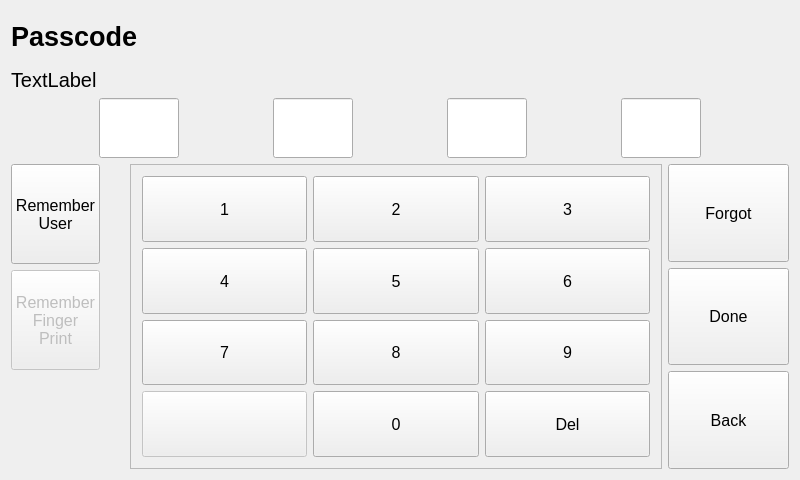
<?xml version="1.0" encoding="UTF-8"?>
<ui version="4.0">
 <class>passCode</class>
 <widget class="QWidget" name="passCode">
  <property name="geometry">
   <rect>
    <x>0</x>
    <y>0</y>
    <width>800</width>
    <height>480</height>
   </rect>
  </property>
  <property name="windowTitle">
   <string>passCode</string>
  </property>
  <layout class="QGridLayout" name="gridLayout">
   <item row="1" column="0" colspan="2">
    <layout class="QVBoxLayout" name="verticalLayout_3">
     <property name="leftMargin">
      <number>0</number>
     </property>
     <item>
      <widget class="QPushButton" name="btn_remUser">
       <property name="minimumSize">
        <size>
         <width>0</width>
         <height>100</height>
        </size>
       </property>
       <property name="font">
        <font>
         <family>Arial</family>
         <pointsize>12</pointsize>
        </font>
       </property>
       <property name="text">
        <string>Remember
User</string>
       </property>
       <property name="checkable">
        <bool>true</bool>
       </property>
      </widget>
     </item>
     <item>
      <widget class="QPushButton" name="btn_remFingerPrint">
       <property name="enabled">
        <bool>false</bool>
       </property>
       <property name="minimumSize">
        <size>
         <width>0</width>
         <height>100</height>
        </size>
       </property>
       <property name="font">
        <font>
         <family>Arial</family>
         <pointsize>12</pointsize>
        </font>
       </property>
       <property name="text">
        <string>Remember
Finger
Print</string>
       </property>
       <property name="checkable">
        <bool>true</bool>
       </property>
      </widget>
     </item>
     <item>
      <spacer name="verticalSpacer">
       <property name="orientation">
        <enum>Qt::Vertical</enum>
       </property>
       <property name="sizeHint" stdset="0">
        <size>
         <width>20</width>
         <height>40</height>
        </size>
       </property>
      </spacer>
     </item>
    </layout>
   </item>
   <item row="0" column="0" colspan="7">
    <layout class="QVBoxLayout" name="verticalLayout">
     <item>
      <widget class="QLabel" name="lbl_title">
       <property name="minimumSize">
        <size>
         <width>201</width>
         <height>51</height>
        </size>
       </property>
       <property name="font">
        <font>
         <family>Arial</family>
         <pointsize>20</pointsize>
         <weight>75</weight>
         <bold>true</bold>
        </font>
       </property>
       <property name="text">
        <string>Passcode</string>
       </property>
      </widget>
     </item>
     <item>
      <widget class="QLabel" name="lbl_info">
       <property name="font">
        <font>
         <family>Arial</family>
         <pointsize>15</pointsize>
        </font>
       </property>
       <property name="text">
        <string>TextLabel</string>
       </property>
      </widget>
     </item>
     <item>
      <layout class="QHBoxLayout" name="horizontalLayout">
       <item>
        <spacer name="horizontalSpacer_2">
         <property name="minimumSize">
          <size>
           <width>43</width>
           <height>23</height>
          </size>
         </property>
         <property name="orientation">
          <enum>Qt::Horizontal</enum>
         </property>
         <property name="sizeHint" stdset="0">
          <size>
           <width>40</width>
           <height>20</height>
          </size>
         </property>
        </spacer>
       </item>
       <item>
        <widget class="QLineEdit" name="lineEdit_1">
         <property name="sizePolicy">
          <sizepolicy hsizetype="Minimum" vsizetype="Minimum">
           <horstretch>0</horstretch>
           <verstretch>0</verstretch>
          </sizepolicy>
         </property>
         <property name="minimumSize">
          <size>
           <width>60</width>
           <height>60</height>
          </size>
         </property>
         <property name="maximumSize">
          <size>
           <width>80</width>
           <height>75</height>
          </size>
         </property>
         <property name="font">
          <font>
           <family>Arial</family>
           <pointsize>20</pointsize>
           <weight>75</weight>
           <bold>true</bold>
          </font>
         </property>
         <property name="alignment">
          <set>Qt::AlignCenter</set>
         </property>
        </widget>
       </item>
       <item>
        <spacer name="horizontalSpacer_3">
         <property name="minimumSize">
          <size>
           <width>43</width>
           <height>23</height>
          </size>
         </property>
         <property name="orientation">
          <enum>Qt::Horizontal</enum>
         </property>
         <property name="sizeHint" stdset="0">
          <size>
           <width>40</width>
           <height>20</height>
          </size>
         </property>
        </spacer>
       </item>
       <item>
        <widget class="QLineEdit" name="lineEdit_2">
         <property name="sizePolicy">
          <sizepolicy hsizetype="Minimum" vsizetype="Minimum">
           <horstretch>0</horstretch>
           <verstretch>0</verstretch>
          </sizepolicy>
         </property>
         <property name="minimumSize">
          <size>
           <width>60</width>
           <height>60</height>
          </size>
         </property>
         <property name="maximumSize">
          <size>
           <width>80</width>
           <height>75</height>
          </size>
         </property>
         <property name="font">
          <font>
           <family>Arial</family>
           <pointsize>20</pointsize>
           <weight>75</weight>
           <bold>true</bold>
          </font>
         </property>
         <property name="alignment">
          <set>Qt::AlignCenter</set>
         </property>
        </widget>
       </item>
       <item>
        <spacer name="horizontalSpacer_7">
         <property name="minimumSize">
          <size>
           <width>43</width>
           <height>23</height>
          </size>
         </property>
         <property name="orientation">
          <enum>Qt::Horizontal</enum>
         </property>
         <property name="sizeHint" stdset="0">
          <size>
           <width>40</width>
           <height>20</height>
          </size>
         </property>
        </spacer>
       </item>
       <item>
        <widget class="QLineEdit" name="lineEdit_3">
         <property name="sizePolicy">
          <sizepolicy hsizetype="Minimum" vsizetype="Minimum">
           <horstretch>0</horstretch>
           <verstretch>0</verstretch>
          </sizepolicy>
         </property>
         <property name="minimumSize">
          <size>
           <width>60</width>
           <height>60</height>
          </size>
         </property>
         <property name="maximumSize">
          <size>
           <width>80</width>
           <height>75</height>
          </size>
         </property>
         <property name="font">
          <font>
           <family>Arial</family>
           <pointsize>20</pointsize>
           <weight>75</weight>
           <bold>true</bold>
          </font>
         </property>
         <property name="alignment">
          <set>Qt::AlignCenter</set>
         </property>
        </widget>
       </item>
       <item>
        <spacer name="horizontalSpacer_8">
         <property name="minimumSize">
          <size>
           <width>43</width>
           <height>23</height>
          </size>
         </property>
         <property name="orientation">
          <enum>Qt::Horizontal</enum>
         </property>
         <property name="sizeHint" stdset="0">
          <size>
           <width>40</width>
           <height>20</height>
          </size>
         </property>
        </spacer>
       </item>
       <item>
        <widget class="QLineEdit" name="lineEdit_4">
         <property name="sizePolicy">
          <sizepolicy hsizetype="Minimum" vsizetype="Minimum">
           <horstretch>0</horstretch>
           <verstretch>0</verstretch>
          </sizepolicy>
         </property>
         <property name="minimumSize">
          <size>
           <width>60</width>
           <height>60</height>
          </size>
         </property>
         <property name="maximumSize">
          <size>
           <width>80</width>
           <height>75</height>
          </size>
         </property>
         <property name="font">
          <font>
           <family>Arial</family>
           <pointsize>20</pointsize>
           <weight>75</weight>
           <bold>true</bold>
          </font>
         </property>
         <property name="alignment">
          <set>Qt::AlignCenter</set>
         </property>
        </widget>
       </item>
       <item>
        <spacer name="horizontalSpacer_9">
         <property name="minimumSize">
          <size>
           <width>43</width>
           <height>23</height>
          </size>
         </property>
         <property name="orientation">
          <enum>Qt::Horizontal</enum>
         </property>
         <property name="sizeHint" stdset="0">
          <size>
           <width>40</width>
           <height>20</height>
          </size>
         </property>
        </spacer>
       </item>
      </layout>
     </item>
    </layout>
   </item>
   <item row="1" column="6">
    <layout class="QHBoxLayout" name="horizontalLayout_2">
     <item>
      <widget class="QFrame" name="frame">
       <property name="sizePolicy">
        <sizepolicy hsizetype="Expanding" vsizetype="Expanding">
         <horstretch>0</horstretch>
         <verstretch>0</verstretch>
        </sizepolicy>
       </property>
       <property name="font">
        <font>
         <family>Helvetica Neue</family>
         <pointsize>16</pointsize>
        </font>
       </property>
       <property name="frameShape">
        <enum>QFrame::StyledPanel</enum>
       </property>
       <property name="frameShadow">
        <enum>QFrame::Raised</enum>
       </property>
       <layout class="QGridLayout" name="gridLayout_2">
        <item row="1" column="0">
         <widget class="QPushButton" name="btn_4">
          <property name="sizePolicy">
           <sizepolicy hsizetype="Minimum" vsizetype="Preferred">
            <horstretch>0</horstretch>
            <verstretch>0</verstretch>
           </sizepolicy>
          </property>
          <property name="font">
           <font>
            <family>Arial</family>
            <pointsize>12</pointsize>
           </font>
          </property>
          <property name="text">
           <string>4</string>
          </property>
         </widget>
        </item>
        <item row="3" column="1">
         <widget class="QPushButton" name="btn_0">
          <property name="sizePolicy">
           <sizepolicy hsizetype="Minimum" vsizetype="Preferred">
            <horstretch>0</horstretch>
            <verstretch>0</verstretch>
           </sizepolicy>
          </property>
          <property name="font">
           <font>
            <family>Arial</family>
            <pointsize>12</pointsize>
           </font>
          </property>
          <property name="text">
           <string>0</string>
          </property>
         </widget>
        </item>
        <item row="3" column="2">
         <widget class="QPushButton" name="btn_del">
          <property name="sizePolicy">
           <sizepolicy hsizetype="Minimum" vsizetype="Preferred">
            <horstretch>0</horstretch>
            <verstretch>0</verstretch>
           </sizepolicy>
          </property>
          <property name="font">
           <font>
            <family>Arial</family>
            <pointsize>12</pointsize>
           </font>
          </property>
          <property name="text">
           <string>Del</string>
          </property>
         </widget>
        </item>
        <item row="2" column="1">
         <widget class="QPushButton" name="btn_8">
          <property name="sizePolicy">
           <sizepolicy hsizetype="Minimum" vsizetype="Preferred">
            <horstretch>0</horstretch>
            <verstretch>0</verstretch>
           </sizepolicy>
          </property>
          <property name="font">
           <font>
            <family>Arial</family>
            <pointsize>12</pointsize>
           </font>
          </property>
          <property name="text">
           <string>8</string>
          </property>
         </widget>
        </item>
        <item row="2" column="2">
         <widget class="QPushButton" name="btn_9">
          <property name="sizePolicy">
           <sizepolicy hsizetype="Minimum" vsizetype="Preferred">
            <horstretch>0</horstretch>
            <verstretch>0</verstretch>
           </sizepolicy>
          </property>
          <property name="font">
           <font>
            <family>Arial</family>
            <pointsize>12</pointsize>
           </font>
          </property>
          <property name="text">
           <string>9</string>
          </property>
         </widget>
        </item>
        <item row="0" column="1">
         <widget class="QPushButton" name="btn_2">
          <property name="sizePolicy">
           <sizepolicy hsizetype="Minimum" vsizetype="Preferred">
            <horstretch>0</horstretch>
            <verstretch>0</verstretch>
           </sizepolicy>
          </property>
          <property name="font">
           <font>
            <family>Arial</family>
            <pointsize>12</pointsize>
           </font>
          </property>
          <property name="text">
           <string>2</string>
          </property>
         </widget>
        </item>
        <item row="1" column="2">
         <widget class="QPushButton" name="btn_6">
          <property name="sizePolicy">
           <sizepolicy hsizetype="Minimum" vsizetype="Preferred">
            <horstretch>0</horstretch>
            <verstretch>0</verstretch>
           </sizepolicy>
          </property>
          <property name="font">
           <font>
            <family>Arial</family>
            <pointsize>12</pointsize>
           </font>
          </property>
          <property name="text">
           <string>6</string>
          </property>
         </widget>
        </item>
        <item row="2" column="0">
         <widget class="QPushButton" name="btn_7">
          <property name="sizePolicy">
           <sizepolicy hsizetype="Minimum" vsizetype="Preferred">
            <horstretch>0</horstretch>
            <verstretch>0</verstretch>
           </sizepolicy>
          </property>
          <property name="font">
           <font>
            <family>Arial</family>
            <pointsize>12</pointsize>
           </font>
          </property>
          <property name="text">
           <string>7</string>
          </property>
         </widget>
        </item>
        <item row="0" column="2">
         <widget class="QPushButton" name="btn_3">
          <property name="sizePolicy">
           <sizepolicy hsizetype="Minimum" vsizetype="Preferred">
            <horstretch>0</horstretch>
            <verstretch>0</verstretch>
           </sizepolicy>
          </property>
          <property name="font">
           <font>
            <family>Arial</family>
            <pointsize>12</pointsize>
           </font>
          </property>
          <property name="text">
           <string>3</string>
          </property>
         </widget>
        </item>
        <item row="1" column="1">
         <widget class="QPushButton" name="btn_5">
          <property name="sizePolicy">
           <sizepolicy hsizetype="Minimum" vsizetype="Preferred">
            <horstretch>0</horstretch>
            <verstretch>0</verstretch>
           </sizepolicy>
          </property>
          <property name="font">
           <font>
            <family>Arial</family>
            <pointsize>12</pointsize>
           </font>
          </property>
          <property name="text">
           <string>5</string>
          </property>
         </widget>
        </item>
        <item row="0" column="0">
         <widget class="QPushButton" name="btn_1">
          <property name="sizePolicy">
           <sizepolicy hsizetype="Minimum" vsizetype="Preferred">
            <horstretch>0</horstretch>
            <verstretch>0</verstretch>
           </sizepolicy>
          </property>
          <property name="font">
           <font>
            <family>Arial</family>
            <pointsize>12</pointsize>
           </font>
          </property>
          <property name="text">
           <string>1</string>
          </property>
         </widget>
        </item>
        <item row="3" column="0">
         <widget class="QPushButton" name="btn_blank">
          <property name="enabled">
           <bool>false</bool>
          </property>
          <property name="sizePolicy">
           <sizepolicy hsizetype="Minimum" vsizetype="Preferred">
            <horstretch>0</horstretch>
            <verstretch>0</verstretch>
           </sizepolicy>
          </property>
          <property name="font">
           <font>
            <family>Arial</family>
            <pointsize>12</pointsize>
           </font>
          </property>
          <property name="text">
           <string/>
          </property>
         </widget>
        </item>
       </layout>
      </widget>
     </item>
     <item>
      <layout class="QVBoxLayout" name="verticalLayout_2">
       <item>
        <widget class="QPushButton" name="btn_forgot">
         <property name="sizePolicy">
          <sizepolicy hsizetype="Minimum" vsizetype="Preferred">
           <horstretch>0</horstretch>
           <verstretch>0</verstretch>
          </sizepolicy>
         </property>
         <property name="minimumSize">
          <size>
           <width>121</width>
           <height>0</height>
          </size>
         </property>
         <property name="font">
          <font>
           <family>Arial</family>
           <pointsize>12</pointsize>
          </font>
         </property>
         <property name="text">
          <string>Forgot</string>
         </property>
        </widget>
       </item>
       <item>
        <widget class="QPushButton" name="btn_done">
         <property name="sizePolicy">
          <sizepolicy hsizetype="Minimum" vsizetype="Preferred">
           <horstretch>0</horstretch>
           <verstretch>0</verstretch>
          </sizepolicy>
         </property>
         <property name="minimumSize">
          <size>
           <width>121</width>
           <height>0</height>
          </size>
         </property>
         <property name="font">
          <font>
           <family>Arial</family>
           <pointsize>12</pointsize>
          </font>
         </property>
         <property name="text">
          <string>Done</string>
         </property>
        </widget>
       </item>
       <item>
        <widget class="QPushButton" name="btn_back">
         <property name="sizePolicy">
          <sizepolicy hsizetype="Minimum" vsizetype="Preferred">
           <horstretch>0</horstretch>
           <verstretch>0</verstretch>
          </sizepolicy>
         </property>
         <property name="minimumSize">
          <size>
           <width>121</width>
           <height>0</height>
          </size>
         </property>
         <property name="font">
          <font>
           <family>Arial</family>
           <pointsize>12</pointsize>
          </font>
         </property>
         <property name="text">
          <string>Back</string>
         </property>
        </widget>
       </item>
      </layout>
     </item>
    </layout>
   </item>
  </layout>
  <zorder></zorder>
  <zorder></zorder>
 </widget>
 <layoutdefault spacing="6" margin="11"/>
 <resources/>
 <connections/>
</ui>
